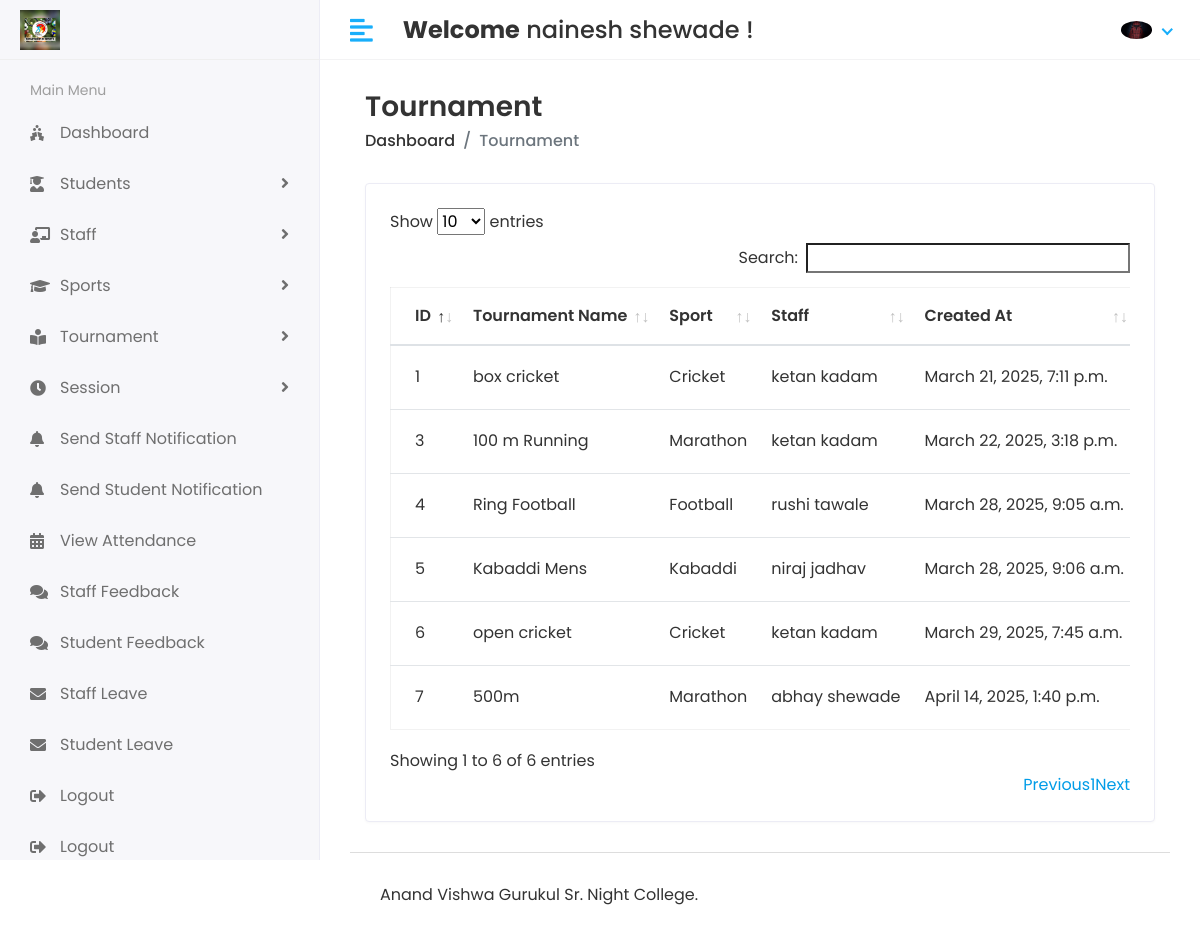
The page /Hod/Tournament/View (signed in) on the database its author committed.
### app/models.py (models this page shows, shortened)
class CustomUser(AbstractUser):
    USER = (
        (1,'HOD'),
        (2,'STAFF'),
        (3,'STUDENT'),
    )
    user_type = models.CharField(choices=USER, max_length=50,default=1)
    profile_pic = models.ImageField(upload_to='media/profile_pic')

class Tournament(models.Model):
    name = models.CharField(max_length=100)
    sport = models.ForeignKey(Sport, on_delete=models.CASCADE)
    staff = models.ForeignKey(Staff, on_delete=models.CASCADE)
    created_at = models.DateTimeField(auto_now_add=True, null=True)
    updated_at = models.DateTimeField(auto_now=True)

class Sport(models.Model):
    name = models.CharField(max_length=100)
    created_at = models.DateTimeField(auto_now_add=True)
    updated_at = models.DateTimeField(auto_now=True)
    def __str__(self):
        return self.name

class Staff(models.Model):
    admin = models.OneToOneField(CustomUser, on_delete=models.CASCADE)
    address = models.TextField()
    gender = models.CharField(max_length=100)
    created_at = models.DateTimeField(auto_now_add=True)
    updated_at = models.DateTimeField(auto_now=True)

### sports_management_system/Hod_views.py (the view)
# urls.py: path('Hod/Tournament/View',Hod_views.VIEW_TOURNAMENT,name='view_tournament'),
@login_required(login_url='/')
def VIEW_TOURNAMENT(request):
    tournament = Tournament.objects.all()
    context = {
        'tournament':tournament,
    }
    return render(request,'Hod/view_tournament.html',context)

### templates/Hod/view_tournament.html (shortened to what this page needs)
{% extends "base.html" %}
{% block content %}
<div class="content container-fluid">
    <div class="page-header">
       <div class="row align-items-center">
          <div class="col">
             <h3 class="page-title">Tournament</h3>
             <ul class="breadcrumb">
                <li class="breadcrumb-item"><a href="index.html">Dashboard</a></li>
                <li class="breadcrumb-item active">Tournament</li>
             </ul>
          </div>
       </div>
    </div>
    <div class="row">
       <div class="col-sm-12">
          <div class="card card-table">
             <div class="card-body">
                <div class="table-responsive">
                   <table id="table_id" class="table table-hover table-center mb-0">
                      <thead>
                         <tr>
                            <th>ID</th>
                            <th>Tournament Name</th>
                            <th>Sport</th>
                            <th>Staff</th>
                            <th>Created At</th>
                         </tr>
                      </thead>
                      <tbody>
                        {% for i in tournament %}
                         <tr>
                            <td>{{i.id}}</td>
                            <td>{{i.name}}</td>
                            <td>{{i.sport}}</td>
                            <td>{{i.staff.admin.first_name}}&nbsp{{i.staff.admin.last_name}}</td>
                            <td>{{i.created_at}}</td>
                         </tr>
                        {% endfor %}
                      </tbody>
                   </table>
                </div>
             </div>
          </div>
       </div>
    </div>
 </div>
{% endblock %}

### templates/includes/header.html (shortened to what this page needs)
{% load static %}
<div class="header">
    <div class="header-left">
       <a href="index.html" class="logo">
       <img src="{% static 'assets/img/avgimage.jpg' %}" alt="Logo">
       </a>
    </div>
    <a href="javascript:void(0);" id="toggle_btn">
    <i class="fas fa-align-left"></i>
    </a>
    <div class="top-nav-search mt-3">
       <h4><strong>Welcome</strong>&nbsp<span>{{user.first_name}} {{user.last_name}}</span>&nbsp;!</h4>
    </div>
    <ul class="nav user-menu">
       <li class="nav-item dropdown has-arrow">
          <a href="#" class="dropdown-toggle nav-link" data-toggle="dropdown">
          {% if user.profile_pic == "" %}
            <span class="user-img"><img class="rounded-circle" src="{% static 'assets/img/noimage.png' %}" width="31" alt="Ryan Taylor"></span>
          {% else %}
          <span class="user-img"><img class="rounded-circle" src="/{{user.profile_pic}}" width="31" alt="Ryan Taylor"></span>
          {% endif %}
          </a>
       </li>
    </ul>
 </div>

### static/assets/css/style.css (style rules this page uses)
html { height: 100%; }
body { background-color: #fff; color: #333; font-family: 'Poppins', sans-serif; font-size: 1rem; height: 100%; line-height: 1.5; overflow-x: hidden; }
h1, h2, h3, h4, h5, h6 { font-family: 'Poppins', sans-serif; margin-top: 0; }
a { color: #009ce7; }
input, button, a { transition: all 0.4s ease; -moz-transition: all 0.4s ease; -o-transition: all 0.4s ease; -ms-transition: all 0.4s ease; -webkit-transition: all 0.4s ease; }
ul, ol { padding: 0px; list-style: none; }
.table { color: #333; max-width: 100%; margin-bottom: 0; width: 100%; }
.table.dataTable { border-collapse: collapse !important; border: 1px solid rgba(0, 0, 0, 0.05); }
.table thead tr th { font-weight: 600; }
.table tbody tr { border-bottom: 1px solid rgba(0, 0, 0, 0.05); }
.table.table-center td, .table.table-center th { vertical-align: middle; }
.card-table .card-body .table > thead > tr > th { border-top: 0; }
.card-table .card-body .table tr td:first-child, .card-table .card-body .table tr th:first-child { padding-left: 1.5rem; }
.card-table .table td, .card-table .table th { border-top: 1px solid #e2e5e8; padding: 1rem 0.75rem; white-space: nowrap; }
.card { border: 1px solid #ececf5; box-shadow: 0 1px 3px 0 rgba(0, 0, 0, 0.03); margin-bottom: 1.875rem; }
.card-body { padding: 1.5rem; }
.header { background-color: #fff; border-bottom: 1px solid #f3f3f4; left: 0; position: fixed; right: 0; top: 0; z-index: 1001; height: 60px; }
.header .header-left { float: left; height: 60px; padding: 0 20px; position: relative; width: 320px; z-index: 1; transition: all 0.2s ease-in-out; background-color: #f7f7fa; border-bottom: 1px solid #efefef; border-right: 1px solid #ececf5; display: flex; align-items: center; }
.header .header-left .logo { display: inline-block; line-height: 60px; }
.header .header-left .logo img { max-height: 40px; width: auto; }
.header .dropdown-toggle:after { display: none; }
.header .has-arrow .dropdown-toggle:after { border-top: 0; border-left: 0; border-bottom: 2px solid #18aefa; border-right: 2px solid #18aefa; content: ''; height: 8px; display: inline-block; pointer-events: none; -webkit-transform-origin: 66% 66%; -ms-transform-origin: 66% 66%; transform-origin: 66% 66%; -webkit-transform: rotate(45deg); -ms-transform: rotate(45deg); transform: rotate(45deg); -webkit-transition: all 0.15s ease-in-out; transition: all 0.15s ease-in-out; width: 8px; vertical-align: 0px; }
.user-menu { float: right; margin: 0; position: relative; z-index: 99; padding-right: 15px; }
.user-menu.nav > li > a { color: #a0a0a0; font-size: 14px; line-height: 58px; padding: 0 15px; height: 60px; }
.user-img { margin-right: 3px; position: relative; }
.top-nav-search { float: left; margin-left: 15px; }
.page-header { margin-bottom: 1.875rem; }
.page-header .breadcrumb { background-color: transparent; color: #6c757d; font-size: 1rem; font-weight: 500; margin-bottom: 0; padding: 0; }
.page-header .breadcrumb a { color: #333; }
.page-title { font-size: 28px; font-weight: 600; color: #333; margin-bottom: 5px; }
@media (min-width: 992px) { #toggle_btn { align-items: center; color: #18aefa; display: inline-flex; float: left; font-size: 26px; height: 60px; justify-content: center; margin-left: 15px; padding: 0 15px; } }

### rows shown on the page
CustomUser: first_name "nainesh", last_name "shewade", profile_pic (picture)
Tournament: id "1", name "box cricket", sport "Cricket", staff.admin.first_name "ketan", staff.admin.last_name "kadam", created_at "March 21, 2025, 7:11 p.m."
Tournament: id "3", name "100 m Running", sport "Marathon", staff.admin.first_name "ketan", staff.admin.last_name "kadam", created_at "March 22, 2025, 3:18 p.m."
Tournament: id "4", name "Ring Football", sport "Football", staff.admin.first_name "rushi", staff.admin.last_name "tawale", created_at "March 28, 2025, 9:05 a.m."
Tournament: id "5", name "Kabaddi Mens", sport "Kabaddi", staff.admin.first_name "niraj", staff.admin.last_name "jadhav", created_at "March 28, 2025, 9:06 a.m."
Tournament: id "6", name "open cricket", sport "Cricket", staff.admin.first_name "ketan", staff.admin.last_name "kadam", created_at "March 29, 2025, 7:45 a.m."
Tournament: id "7", name "500m", sport "Marathon", staff.admin.first_name "abhay", staff.admin.last_name "shewade", created_at "April 14, 2025, 1:40 p.m."
